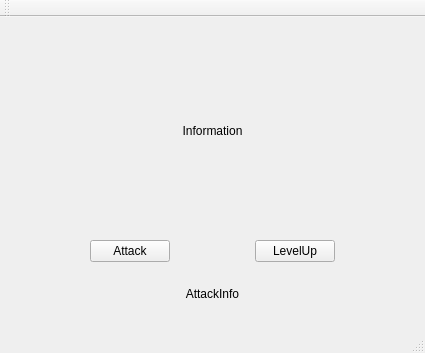
<?xml version="1.0" encoding="UTF-8"?>
<ui version="4.0">
 <class>MainWindow</class>
 <widget class="QMainWindow" name="MainWindow">
  <property name="geometry">
   <rect>
    <x>0</x>
    <y>0</y>
    <width>425</width>
    <height>353</height>
   </rect>
  </property>
  <property name="windowTitle">
   <string>MainWindow</string>
  </property>
  <widget class="QWidget" name="centralWidget">
   <property name="layoutDirection">
    <enum>Qt::RightToLeft</enum>
   </property>
   <layout class="QVBoxLayout" name="verticalLayout" stretch="4,1,1">
    <item>
     <widget class="QLabel" name="InfoLabel">
      <property name="text">
       <string>Information</string>
      </property>
      <property name="alignment">
       <set>Qt::AlignCenter</set>
      </property>
     </widget>
    </item>
    <item>
     <layout class="QHBoxLayout" name="horizontalLayout">
      <item>
       <widget class="QPushButton" name="LevelUpBtn">
        <property name="sizePolicy">
         <sizepolicy hsizetype="Fixed" vsizetype="Fixed">
          <horstretch>0</horstretch>
          <verstretch>0</verstretch>
         </sizepolicy>
        </property>
        <property name="text">
         <string>LevelUp</string>
        </property>
       </widget>
      </item>
      <item>
       <widget class="QPushButton" name="AttackBtn">
        <property name="sizePolicy">
         <sizepolicy hsizetype="Fixed" vsizetype="Fixed">
          <horstretch>0</horstretch>
          <verstretch>0</verstretch>
         </sizepolicy>
        </property>
        <property name="text">
         <string>Attack</string>
        </property>
       </widget>
      </item>
     </layout>
    </item>
    <item>
     <widget class="QLabel" name="AInfoLabel">
      <property name="text">
       <string>AttackInfo</string>
      </property>
      <property name="alignment">
       <set>Qt::AlignCenter</set>
      </property>
     </widget>
    </item>
   </layout>
  </widget>
  <widget class="QMenuBar" name="menuBar">
   <property name="geometry">
    <rect>
     <x>0</x>
     <y>0</y>
     <width>425</width>
     <height>26</height>
    </rect>
   </property>
  </widget>
  <widget class="QToolBar" name="mainToolBar">
   <attribute name="toolBarArea">
    <enum>TopToolBarArea</enum>
   </attribute>
   <attribute name="toolBarBreak">
    <bool>false</bool>
   </attribute>
  </widget>
  <widget class="QStatusBar" name="statusBar"/>
 </widget>
 <layoutdefault spacing="6" margin="11"/>
 <resources/>
 <connections/>
</ui>
